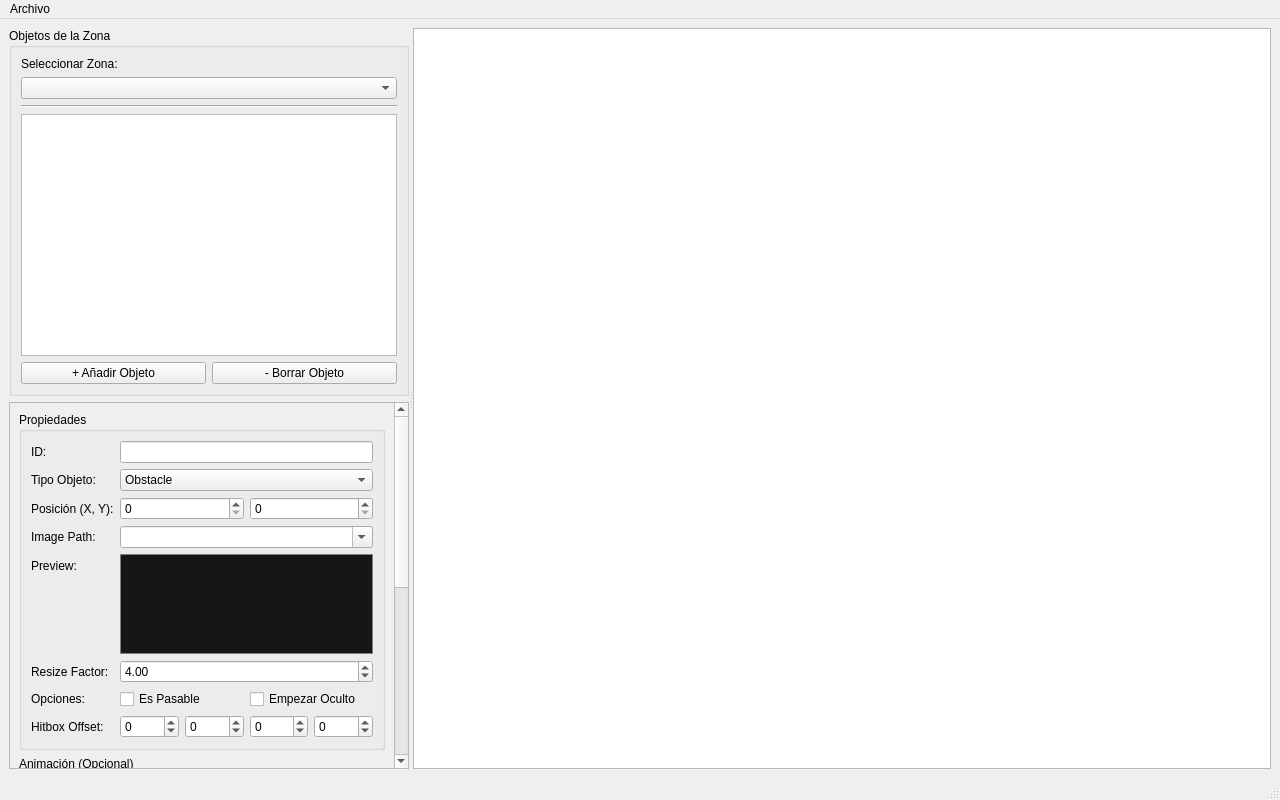
<?xml version="1.0" encoding="UTF-8"?>
<ui version="4.0">
 <class>LevelEditor</class>
 <widget class="QMainWindow" name="LevelEditor">
  <property name="geometry">
   <rect>
    <x>0</x>
    <y>0</y>
    <width>1280</width>
    <height>800</height>
   </rect>
  </property>
  <property name="windowTitle">
   <string>Editor de Niveles de Oakhill</string>
  </property>
  <widget class="QWidget" name="centralwidget">
   <layout class="QHBoxLayout" name="horizontalLayout">
    <item>
     <widget class="QSplitter" name="splitter">
      <property name="orientation">
       <enum>Qt::Horizontal</enum>
      </property>
      <widget class="QWidget" name="toolbox_container" native="true">
       <property name="minimumSize">
        <size>
         <width>400</width>
         <height>0</height>
        </size>
       </property>
       <property name="maximumSize">
        <size>
         <width>400</width>
         <height>16777215</height>
        </size>
       </property>
       <layout class="QVBoxLayout" name="verticalLayout">
        <item>
         <widget class="QGroupBox" name="groupBox">
          <property name="title">
           <string>Objetos de la Zona</string>
          </property>
          <layout class="QVBoxLayout" name="verticalLayout_2">
           <item>
            <widget class="QLabel" name="label_5">
             <property name="text">
              <string>Seleccionar Zona:</string>
             </property>
            </widget>
           </item>
           <item>
            <widget class="QComboBox" name="combo_zone_selector"/>
           </item>
           <item>
            <widget class="Line" name="line">
             <property name="orientation">
              <enum>Qt::Horizontal</enum>
             </property>
            </widget>
           </item>
           <item>
            <widget class="QListWidget" name="list_objects"/>
           </item>
           <item>
            <layout class="QHBoxLayout" name="horizontalLayout_3">
             <item>
              <widget class="QPushButton" name="btn_add_object">
               <property name="text">
                <string>+ Añadir Objeto</string>
               </property>
              </widget>
             </item>
             <item>
              <widget class="QPushButton" name="btn_delete_object">
               <property name="text">
                <string>- Borrar Objeto</string>
               </property>
              </widget>
             </item>
            </layout>
           </item>
          </layout>
         </widget>
        </item>
        <item>
         <widget class="QScrollArea" name="scrollArea">
          <property name="widgetResizable">
           <bool>true</bool>
          </property>
          <widget class="QWidget" name="scrollAreaWidgetContents">
           <property name="geometry">
            <rect>
             <x>0</x>
             <y>-190</y>
             <width>378</width>
             <height>705</height>
            </rect>
           </property>
           <layout class="QVBoxLayout" name="verticalLayout_4">
            <item>
             <widget class="QGroupBox" name="properties_box">
              <property name="title">
               <string>Propiedades</string>
              </property>
              <layout class="QFormLayout" name="formLayout">
               <item row="0" column="0">
                <widget class="QLabel" name="label">
                 <property name="text">
                  <string>ID:</string>
                 </property>
                </widget>
               </item>
               <item row="0" column="1">
                <widget class="QLineEdit" name="prop_id">
                 <property name="readOnly">
                  <bool>true</bool>
                 </property>
                </widget>
               </item>
               <item row="1" column="0">
                <widget class="QLabel" name="label_6">
                 <property name="text">
                  <string>Tipo Objeto:</string>
                 </property>
                </widget>
               </item>
               <item row="1" column="1">
                <widget class="QComboBox" name="prop_type">
                 <item>
                  <property name="text">
                   <string>Obstacle</string>
                  </property>
                 </item>
                 <item>
                  <property name="text">
                   <string>Interactable</string>
                  </property>
                 </item>
                </widget>
               </item>
               <item row="2" column="0">
                <widget class="QLabel" name="label_7">
                 <property name="text">
                  <string>Posición (X, Y):</string>
                 </property>
                </widget>
               </item>
               <item row="2" column="1">
                <layout class="QHBoxLayout" name="horizontalLayout_4">
                 <item>
                  <widget class="QSpinBox" name="prop_x">
                   <property name="maximum">
                    <number>9999</number>
                   </property>
                  </widget>
                 </item>
                 <item>
                  <widget class="QSpinBox" name="prop_y">
                   <property name="maximum">
                    <number>9999</number>
                   </property>
                  </widget>
                 </item>
                </layout>
               </item>
               <item row="3" column="0">
                <widget class="QLabel" name="label_2">
                 <property name="text">
                  <string>Image Path:</string>
                 </property>
                </widget>
               </item>
               <item row="3" column="1">
                <widget class="QComboBox" name="prop_image_path_combo">
                 <property name="editable">
                  <bool>true</bool>
                 </property>
                </widget>
               </item>
               <item row="4" column="0">
                <widget class="QLabel" name="label_12">
                 <property name="text">
                  <string>Preview:</string>
                 </property>
                </widget>
               </item>
               <item row="4" column="1">
                <widget class="QLabel" name="prop_image_preview">
                 <property name="minimumSize">
                  <size>
                   <width>0</width>
                   <height>100</height>
                  </size>
                 </property>
                 <property name="styleSheet">
                  <string notr="true">background-color: rgb(22, 22, 22);
border: 1px solid gray;</string>
                 </property>
                 <property name="text">
                  <string/>
                 </property>
                 <property name="alignment">
                  <set>Qt::AlignCenter</set>
                 </property>
                </widget>
               </item>
               <item row="5" column="0">
                <widget class="QLabel" name="label_8">
                 <property name="text">
                  <string>Resize Factor:</string>
                 </property>
                </widget>
               </item>
               <item row="5" column="1">
                <widget class="QDoubleSpinBox" name="prop_resize_factor">
                 <property name="singleStep">
                  <double>0.100000000000000</double>
                 </property>
                 <property name="value">
                  <double>4.000000000000000</double>
                 </property>
                </widget>
               </item>
               <item row="6" column="0">
                <widget class="QLabel" name="label_9">
                 <property name="text">
                  <string>Opciones:</string>
                 </property>
                </widget>
               </item>
               <item row="6" column="1">
                <layout class="QHBoxLayout" name="horizontalLayout_7">
                 <item>
                  <widget class="QCheckBox" name="prop_is_passable">
                   <property name="text">
                    <string>Es Pasable</string>
                   </property>
                  </widget>
                 </item>
                 <item>
                  <widget class="QCheckBox" name="prop_starts_hidden">
                   <property name="text">
                    <string>Empezar Oculto</string>
                   </property>
                  </widget>
                 </item>
                </layout>
               </item>
               <item row="7" column="0">
                <widget class="QLabel" name="label_10">
                 <property name="text">
                  <string>Hitbox Offset:</string>
                 </property>
                </widget>
               </item>
               <item row="7" column="1">
                <layout class="QHBoxLayout" name="horizontalLayout_6">
                 <item>
                  <widget class="QSpinBox" name="prop_hitbox_dx">
                   <property name="minimum">
                    <number>-999</number>
                   </property>
                   <property name="maximum">
                    <number>999</number>
                   </property>
                  </widget>
                 </item>
                 <item>
                  <widget class="QSpinBox" name="prop_hitbox_dy">
                   <property name="minimum">
                    <number>-999</number>
                   </property>
                   <property name="maximum">
                    <number>999</number>
                   </property>
                  </widget>
                 </item>
                 <item>
                  <widget class="QSpinBox" name="prop_hitbox_dw">
                   <property name="minimum">
                    <number>-999</number>
                   </property>
                   <property name="maximum">
                    <number>999</number>
                   </property>
                  </widget>
                 </item>
                 <item>
                  <widget class="QSpinBox" name="prop_hitbox_dh">
                   <property name="minimum">
                    <number>-999</number>
                   </property>
                   <property name="maximum">
                    <number>999</number>
                   </property>
                  </widget>
                 </item>
                </layout>
               </item>
              </layout>
             </widget>
            </item>
            <item>
             <widget class="QGroupBox" name="group_animation">
              <property name="title">
               <string>Animación (Opcional)</string>
              </property>
              <layout class="QVBoxLayout" name="verticalLayout_5">
               <item>
                <widget class="QListWidget" name="prop_anim_list"/>
               </item>
               <item>
                <layout class="QHBoxLayout" name="horizontalLayout_9">
                 <item>
                  <widget class="QPushButton" name="btn_anim_add">
                   <property name="text">
                    <string>+</string>
                   </property>
                  </widget>
                 </item>
                 <item>
                  <widget class="QPushButton" name="btn_anim_remove">
                   <property name="text">
                    <string>-</string>
                   </property>
                  </widget>
                 </item>
                </layout>
               </item>
               <item>
                <layout class="QHBoxLayout" name="horizontalLayout_10">
                 <item>
                  <widget class="QLabel" name="label_13">
                   <property name="text">
                    <string>Velocidad (Anim Speed):</string>
                   </property>
                  </widget>
                 </item>
                 <item>
                  <widget class="QDoubleSpinBox" name="prop_anim_speed">
                   <property name="decimals">
                    <number>3</number>
                   </property>
                   <property name="singleStep">
                    <double>0.010000000000000</double>
                   </property>
                   <property name="value">
                    <double>0.100000000000000</double>
                   </property>
                  </widget>
                 </item>
                </layout>
               </item>
              </layout>
             </widget>
            </item>
            <item>
             <widget class="QGroupBox" name="group_interaction">
              <property name="title">
               <string>Interacción (Solo para Interactables)</string>
              </property>
              <layout class="QFormLayout" name="formLayout_2">
               <item row="0" column="0">
                <widget class="QLabel" name="label_3">
                 <property name="text">
                  <string>Tipo Interacción:</string>
                 </property>
                </widget>
               </item>
               <item row="0" column="1">
                <widget class="QComboBox" name="prop_interaction_type">
                 <item>
                  <property name="text">
                   <string>None</string>
                  </property>
                 </item>
                 <item>
                  <property name="text">
                   <string>Note</string>
                  </property>
                 </item>
                 <item>
                  <property name="text">
                   <string>Image</string>
                  </property>
                 </item>
                 <item>
                  <property name="text">
                   <string>Door</string>
                  </property>
                 </item>
                </widget>
               </item>
               <item row="1" column="0">
                <widget class="QLabel" name="label_11">
                 <property name="text">
                  <string>Flash Image:</string>
                 </property>
                </widget>
               </item>
               <item row="1" column="1">
                <widget class="QComboBox" name="prop_flash_image_path_combo">
                 <property name="editable">
                  <bool>true</bool>
                 </property>
                </widget>
               </item>
               <item row="2" column="0">
                <widget class="QLabel" name="label_4">
                 <property name="text">
                  <string>Datos Interacción:</string>
                 </property>
                </widget>
               </item>
               <item row="2" column="1">
                <widget class="QStackedWidget" name="prop_interaction_data_stack">
                 <property name="currentIndex">
                  <number>1</number>
                 </property>
                 <widget class="QWidget" name="stack_page_note">
                  <layout class="QVBoxLayout" name="verticalLayout_3">
                   <item>
                    <widget class="QTextEdit" name="data_note_text"/>
                   </item>
                  </layout>
                 </widget>
                 <widget class="QWidget" name="stack_page_image">
                  <layout class="QHBoxLayout" name="horizontalLayout_2">
                   <item>
                    <widget class="QComboBox" name="data_image_path_combo">
                     <property name="editable">
                      <bool>true</bool>
                     </property>
                    </widget>
                   </item>
                  </layout>
                 </widget>
                 <widget class="QWidget" name="stack_page_door"/>
                </widget>
               </item>
              </layout>
             </widget>
            </item>
           </layout>
          </widget>
         </widget>
        </item>
       </layout>
      </widget>
      <widget class="QGraphicsView" name="canvas_view"/>
     </widget>
    </item>
   </layout>
  </widget>
  <widget class="QMenuBar" name="menubar">
   <property name="geometry">
    <rect>
     <x>0</x>
     <y>0</y>
     <width>1280</width>
     <height>21</height>
    </rect>
   </property>
   <widget class="QMenu" name="menuArchivo">
    <property name="title">
     <string>Archivo</string>
    </property>
    <addaction name="action_load_json"/>
    <addaction name="action_save_json"/>
   </widget>
   <addaction name="menuArchivo"/>
  </widget>
  <widget class="QStatusBar" name="statusbar"/>
  <action name="action_load_json">
   <property name="text">
    <string>Cargar JSON</string>
   </property>
  </action>
  <action name="action_save_json">
   <property name="text">
    <string>Guardar JSON</string>
   </property>
  </action>
 </widget>
 <resources/>
 <connections/>
</ui>
